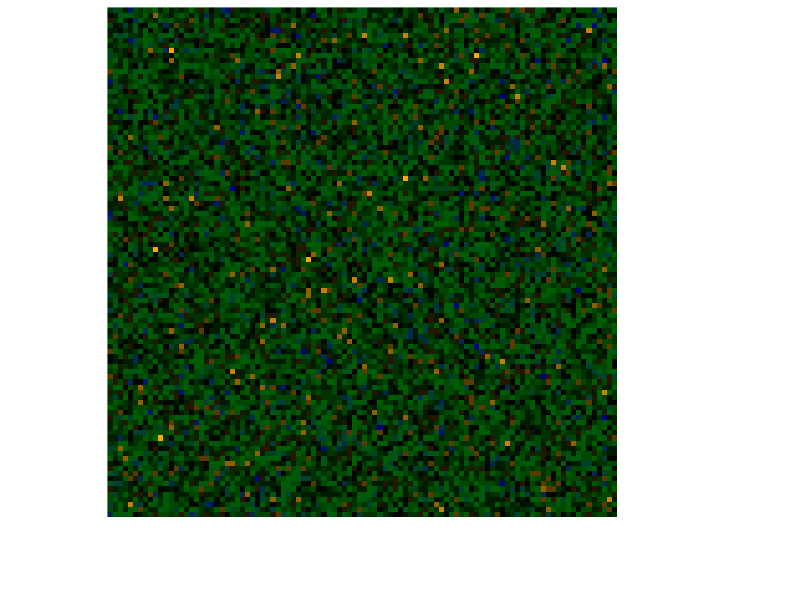

Reproduce this figure in R.
## file to generate homepage background

setwd('~/homepage/resources/images/')

dat = array(rnorm(10000), dim=c(100,100))
cols = colorRampPalette(c('darkblue','darkgreen','black','orange'))(15)

svg('drawing.svg')
heatmap(dat, col=cols, Colv=NA,Rowv=NA, labRow=NA, labCol=NA)
dev.off()

